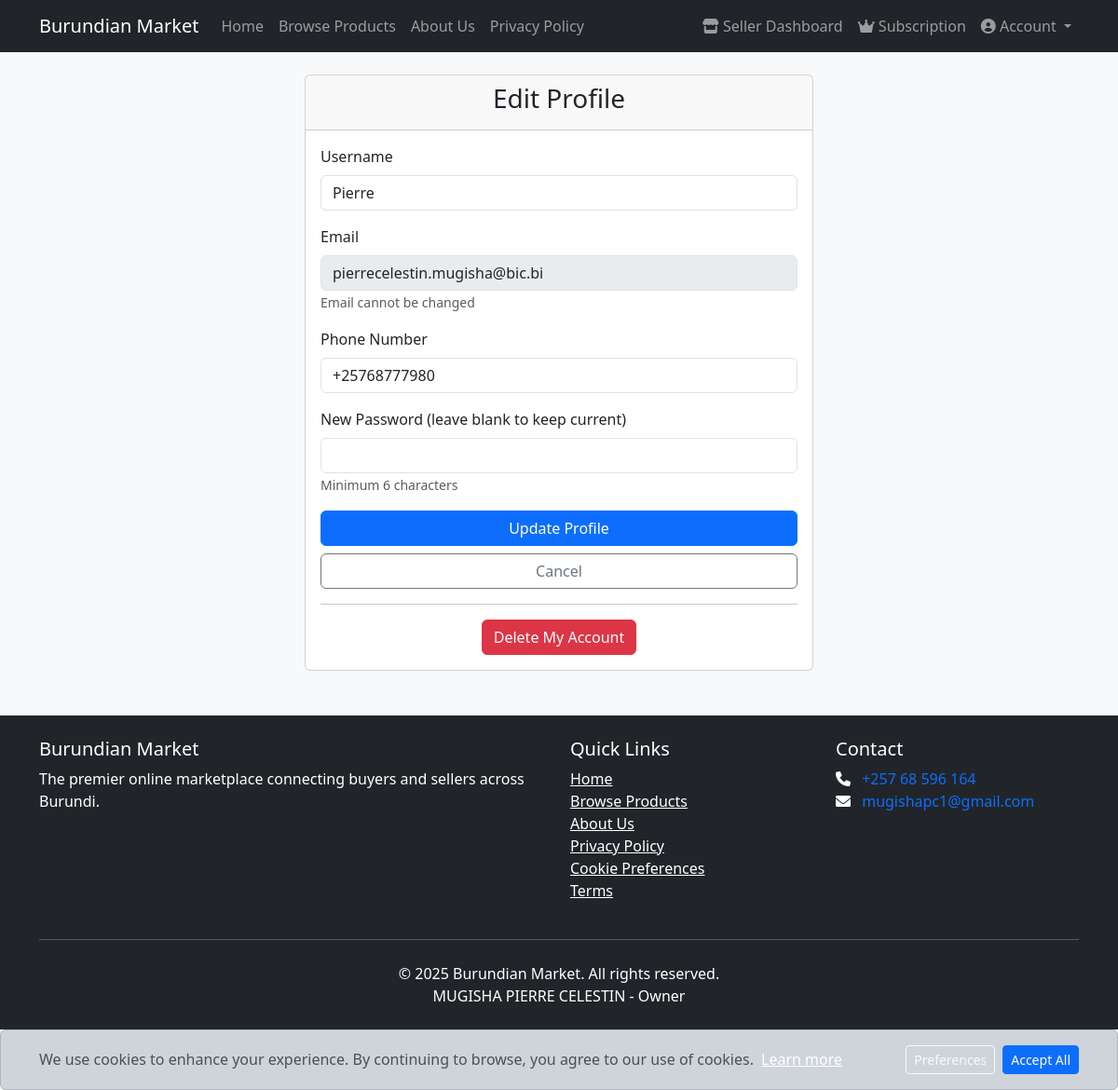
Screenshot of /edit-profile (signed in) with the database file from the repository.
### app.py (models this page shows, shortened)
class User(db.Model):
    __tablename__ = 'users'
    id = db.Column(db.Integer, primary_key=True)
    username = db.Column(db.String(80), unique=True, nullable=False)
    email = db.Column(db.String(120), nullable=False)
    password = db.Column(db.String(200), nullable=False)
    phone = db.Column(db.String(20), nullable=True)
    user_type = db.Column(db.String(10), nullable=False)  # 'admin', 'seller', 'buyer'
    is_verified = db.Column(db.Boolean, default=False)
    email_verified = db.Column(db.Boolean, default=False)
    verification_token = db.Column(db.String(100), nullable=True)
    created_at = db.Column(db.DateTime, default=db.func.current_timestamp())
    cookie_prefs = db.Column(db.String(200), nullable=True)
    last_login = db.Column(db.DateTime, nullable=True)
    last_activity = db.Column(db.DateTime, default=datetime.utcnow, onupdate=datetime.utcnow)
    session_token = db.Column(db.String(255))
    is_seller_active = db.Column(db.Boolean, default=True)
    subscription_start = db.Column(db.DateTime, nullable=True)
    subscription_end = db.Column(db.DateTime, nullable=True)
    last_payment_proof = db.Column(db.String(200), nullable=True)
    last_active = db.Column(db.DateTime, default=db.func.current_timestamp(),
                           onupdate=db.func.current_timestamp())

### app.py (the view, shortened to what this page needs)
@app.route('/edit-profile', methods=['GET', 'POST'])
def edit_profile():
    if 'user_id' not in session:
        return redirect(url_for('login'))
    user = User.query.get(session['user_id'])
    return render_template('edit_profile.html', user=user)

### app.py (called while the page is built)
@app.before_request
def refresh_session():
    if 'user_id' in session:
        session.modified = True
        user = User.query.get(session['user_id'])
        if not user:
            session.clear()
            return redirect(url_for('login'))
        session['user_type'] = user.user_type
        session['username'] = user.username

@app.before_request
def check_persistent_login():
    if 'user_id' not in session and request.endpoint != 'logout':
        remember_token = request.cookies.get('remember_token')
        if remember_token:
            try:
                user_id = serializer.loads(remember_token, salt='remember-me')
                user = User.query.get(user_id)
                if user and user.remember_token == remember_token:
                    session.permanent = True
                    session['user_id'] = user.id
                    session['user_type'] = user.user_type
                    session['username'] = user.username
                    session['_fresh'] = False  # Not a fresh login
                    session.modified = True
                    user.last_login = datetime.now()
                    db.session.commit()
            except:
                pass

### templates/edit_profile.html (shortened to what this page needs)
{% extends "base.html" %}
{% block content %}
<div class="row justify-content-center">
    <div class="col-md-6">
        <div class="card">
            <div class="card-header">
                <h3 class="text-center">Edit Profile</h3>
            </div>
            <div class="card-body">
                <form method="POST" action="{{ url_for('edit_profile') }}">
                    <div class="mb-3">
                        <label for="username" class="form-label">Username</label>
                        <input type="text" class="form-control" id="username" name="username"
                               value="{{ user.username }}" required>
                    </div>
                    <div class="mb-3">
                        <label for="email" class="form-label">Email</label>
                        <input type="email" class="form-control" id="email" value="{{ user.email }}" disabled>
                        <small class="text-muted">Email cannot be changed</small>
                    </div>
                    <div class="mb-3">
                        <label for="phone" class="form-label">Phone Number</label>
                        <input type="tel" class="form-control" id="phone" name="phone"
                               value="{{ user.phone }}" required>
                    </div>
                    <div class="mb-3">
                        <label for="new_password" class="form-label">New Password (leave blank to keep current)</label>
                        <input type="password" class="form-control" id="new_password" name="new_password">
                        <small class="text-muted">Minimum 6 characters</small>
                    </div>
                    <div class="d-grid gap-2">
                        <button type="submit" class="btn btn-primary">Update Profile</button>
                        <a href="
                            {% if user.user_type == 'seller' %}
                                {{ url_for('seller_dashboard') }}
                            {% else %}
                                {{ url_for('buyer_dashboard') }}
                            {% endif %}"
                           class="btn btn-outline-secondary">
                            Cancel
                        </a>
                    </div>
                </form>
                <hr>
                <div class="text-center mt-3">
                    <button type="button" class="btn btn-danger" data-bs-toggle="modal" data-bs-target="#deleteAccountModal">
                        Delete My Account
                    </button>
                </div>
            </div>
        </div>
    </div>
</div>
{% endblock %}

### static/css/style.css (style rules this page uses)
body { font-family: 'Segoe UI', Tahoma, Geneva, Verdana, sans-serif; background-color: #f8f9fa; }
.card { transition: transform 0.3s, box-shadow 0.3s; }

### rows the page displays
User: username "Pierre", email "pierrecelestin.mugisha@bic.bi", phone "+25768777980"
